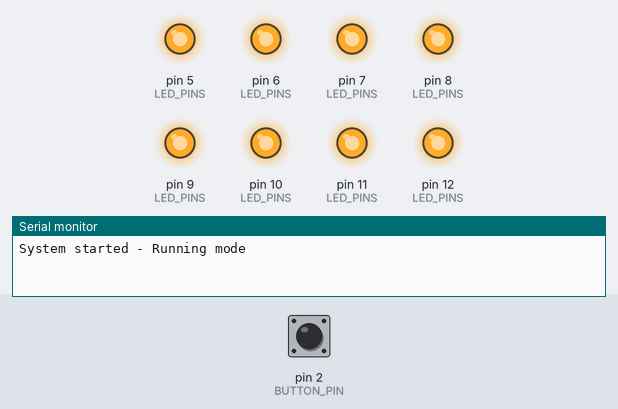
The sketch below on a simulated Arduino Uno, built with avr-gcc and run on an emulated ATmega328P. On the bench: output pins drawn as LEDs (lit = HIGH), the last lines printed to the serial monitor. Inputs (shaded band) come from the test bench; at power-on: pin 2 (BUTTON_PIN) HIGH.

Above: at 1.2 s.
1.3 s: pin 2 (BUTTON_PIN) pulled LOW for 0.15 s
At 2.5 s:
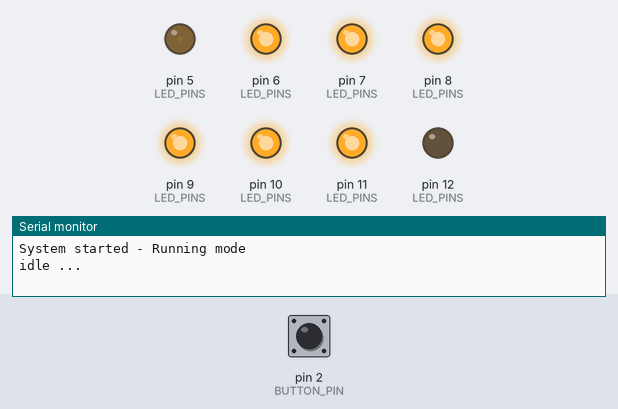
2.9 s: pin 2 (BUTTON_PIN) pulled LOW for 1 s
At 3.15 s:
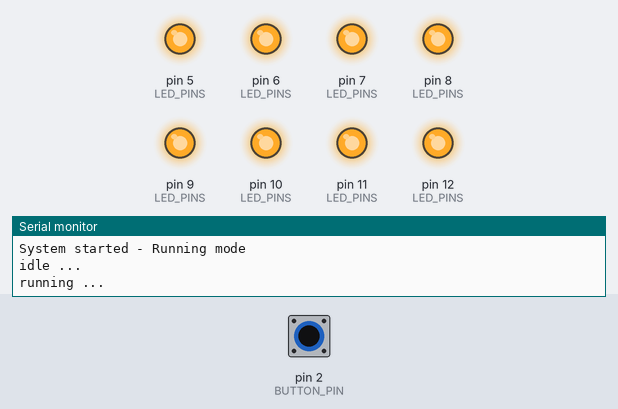
5.9 s: pin 2 (BUTTON_PIN) pulled LOW for 3.2 s
At 6.3 s:
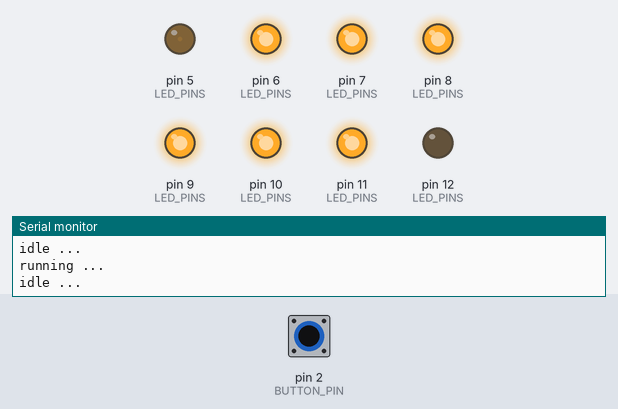
10.6 s: pin 2 (BUTTON_PIN) pulled LOW for 0.15 s
At 11.16 s:
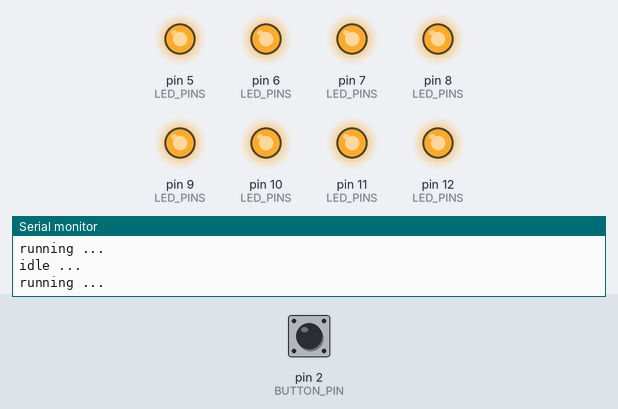
Timing chart, 0 to 13.6 s (numbered marks = the images above; inputs shaded):
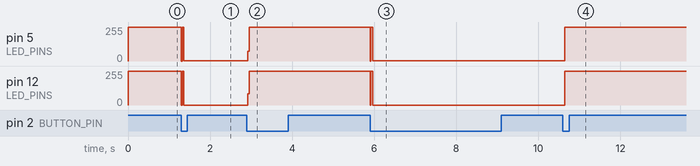

Measured:
- after the input at 1.3 s, pin 5 (LED_PINS): 255/255 → 1/255 at once; pin 12 (LED_PINS): 255/255 → 0/255 at once
- after the input at 2.9 s, pin 5 (LED_PINS): 1/255 → 255/255 at once; pin 12 (LED_PINS): 0/255 → 255/255 at once
- after the input at 5.9 s, pin 5 (LED_PINS): 255/255 → 1/255 at once; pin 12 (LED_PINS): 255/255 → 0/255 at once
- after the input at 10.6 s, pin 5 (LED_PINS): 1/255 → 255/255 at once; pin 12 (LED_PINS): 0/255 → 255/255 at once

The sketch:

04_Interrups.ino
```cpp
// Zakria Boujana - Interrupts
#include <Arduino.h>

// Define LED pins
const int LED1 = 5;
const int LED2 = 6;
const int LED3 = 7;
const int LED4 = 8;
const int LED5 = 9;
const int LED6 = 10;
const int LED7 = 11;
const int LED8 = 12;

// Define button pin
const int BUTTON_PIN = 2;

const int LED_PINS[] = {LED1, LED2, LED3, LED4, LED5, LED6, LED7, LED8};
const int NUM_LEDS = 8;

volatile bool runningMode = true;
volatile unsigned long lastButtonPress = 0;
volatile bool modeChanged = false;

void setup() {
  Serial.begin(9600);
  Serial.println("System started - Running mode");

  for (int i = 0; i < NUM_LEDS; i++) {
    pinMode(LED_PINS[i], OUTPUT);
    digitalWrite(LED_PINS[i], HIGH);
  }

  pinMode(BUTTON_PIN, INPUT_PULLUP);
  attachInterrupt(digitalPinToInterrupt(BUTTON_PIN), buttonISR, FALLING);
}

void loop() {
  for (int i = 0; i < NUM_LEDS; i++) {
    pinMode(LED_PINS[i], OUTPUT);
    digitalWrite(LED_PINS[i], HIGH);
  }

  if (modeChanged) {
    if (runningMode) {
      Serial.println("running ...");
    } else {
      Serial.println("idle ...");
    }
    modeChanged = false;
  }

  if (runningMode) {
    for (int i = 0; i < NUM_LEDS; i++) {
      if (!runningMode) break;

      digitalWrite(LED_PINS[i], LOW);
      for (int j = 0; j < 2; j++) {
        if (!runningMode) break;
        delay(1);
      }
      digitalWrite(LED_PINS[i], HIGH);
      for (int j = 0; j < 60; j++) {
        if (!runningMode) break;
        delay(1);
      }
    }
    for (int j = 0; j < 60; j++) {
      if (!runningMode) break;
      delay(1);
    }
  }
  else {
    digitalWrite(LED_PINS[0], LOW);
    digitalWrite(LED_PINS[NUM_LEDS - 1], LOW);
    for (int i = 1; i < NUM_LEDS - 1; i++) {
      digitalWrite(LED_PINS[i], HIGH);
    }
    delay(10);
  }
}

void buttonISR() {
  unsigned long currentTime = millis();

  // Debounce - only accept button press if 200ms passed
  if (currentTime - lastButtonPress > 200) {
    runningMode = !runningMode;
    modeChanged = true;
    lastButtonPress = currentTime;
  }
}
```
